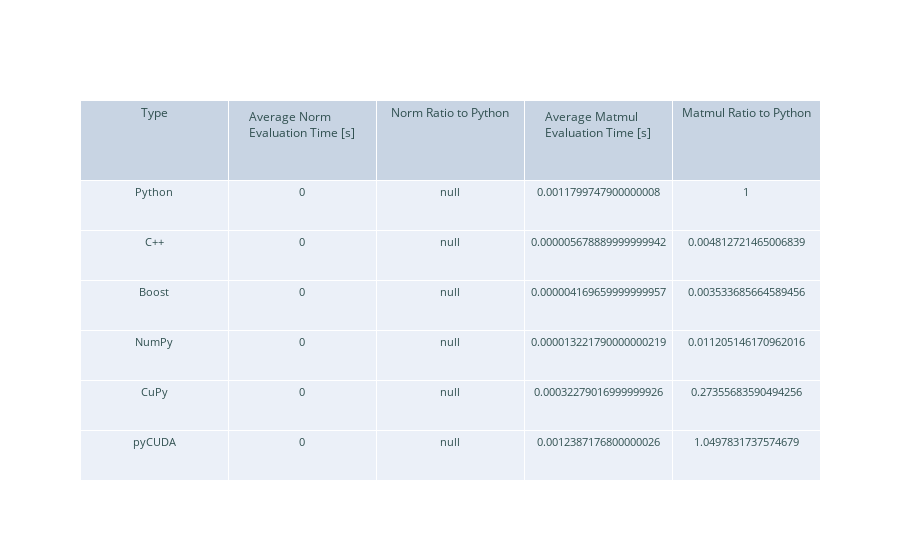

Source (notebook cell):
### Code cell
from pbmo.pbmo import PBMO

# single dimension
nrows = 10
ncols = 10
pbmo = PBMO(dims=(nrows, ncols))
# evaluate
# pbmo.evaluate_norm()
pbmo.evaluate_matmul()

# collect results
pbmo.collect_results()

# print table
pbmo.print_results(with_plotly=True)

### Figure 1 — Plotly figure (JSON) as saved in the notebook; plotly's stock layout.template omitted (floating-point values rounded to 4 significant figures)
{"data": [{"cells": {"align": "center", "font": {"color": "darkslategray", "size": 11}, "height": 50, "values": [["Python", "C++", "Boost", "NumPy", "CuPy", "pyCUDA"], [0, 0, 0, 0, 0, 0], [null, null, null, null, null, null], [0.00118, 5.679e-06, 4.17e-06, 1.322e-05, 0.0003228, 0.001239], [1, 0.004813, 0.003534, 0.01121, 0.2736, 1.05]]}, "columnwidth": 900, "header": {"align": "center", "font": {"color": "darkslategray", "size": 12}, "height": 80, "values": ["Type", "Average Norm Evaluation Time [s]", "Norm Ratio to Python", "Average Matmul Evaluation Time [s]", "Matmul Ratio to Python"]}, "type": "table"}], "layout": {"autosize": true}}
